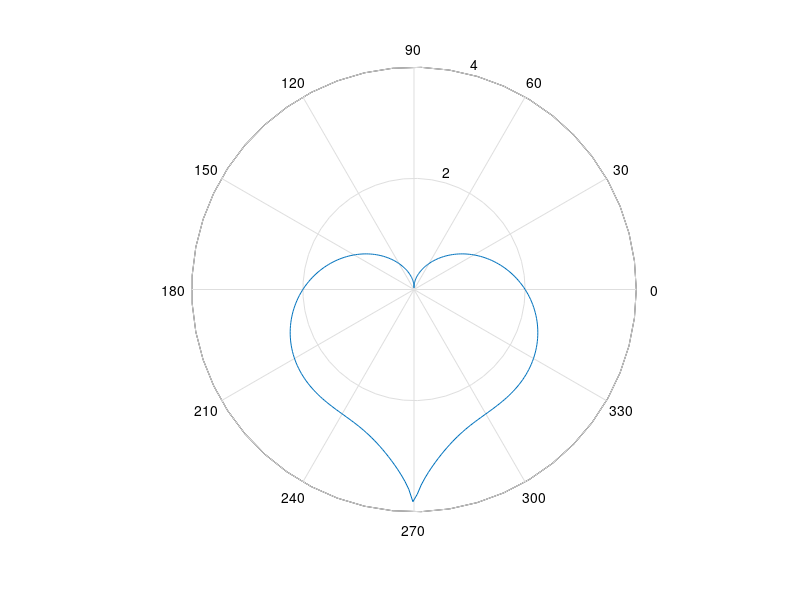

Write MATLAB code to recreate this figure.
% Polar Coordinates (Heart)
t = linspace(0, 2 * pi, 300);
r = 1 - sin(t);
polar(t, r)

% Parametric Curve (Heart)
s = [2.^(-20:-4) 0.1:0.01:1];
s = [-s(end:-1:1) s];
x = log(abs(s)) .* sin(s) .* cos(s);
y = abs(s).^0.3 .* sqrt(cos(s));
plot(x, y)

% Contour Plot (Heart)
x = linspace(-8, 8, 100);
y = linspace(-8, 8, 100);
[X, Y] = meshgrid(x, y);
Z = X.^2 + (Y - (2 * (X.^2 + abs(X) - 6))./(3 * (X.^2 + abs(X) + 2))).^2;
contour(x, y, Z, [36, 36]);

% Polar Coordinates (Heart)
r = 2 - 2 * sin(t) + sin(t) .* sqrt(abs(cos(t))) ./ (1.4 + sin(t));
polar(t, r);
